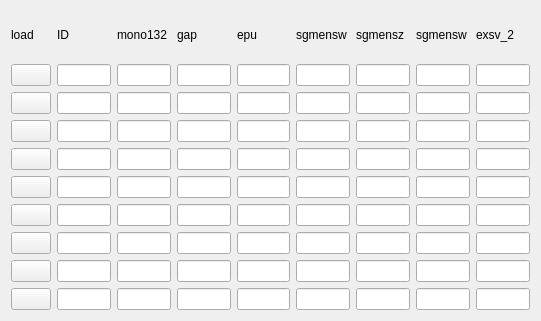
  <widget class="QWidget" name="layoutWidget">
   <property name="geometry">
    <rect>
     <x>10</x>
     <y>10</y>
     <width>541</width>
     <height>321</height>
    </rect>
   </property>
   <layout class="QGridLayout" name="gridLayout_4">
    <item row="3" column="6">
     <widget class="PyDMLineEdit" name="PyDMLineEdit_19">
      <property name="toolTip">
       <string/>
      </property>
     </widget>
    </item>
    <item row="3" column="3">
     <widget class="PyDMLineEdit" name="PyDMLineEdit_26">
      <property name="toolTip">
       <string/>
      </property>
     </widget>
    </item>
    <item row="2" column="0">
     <widget class="PyDMShellCommand" name="PyDMShellCommand">
      <property name="toolTip">
       <string/>
      </property>
     </widget>
    </item>
    <item row="3" column="8">
     <widget class="PyDMLineEdit" name="PyDMLineEdit_40">
      <property name="toolTip">
       <string/>
      </property>
     </widget>
    </item>
    <item row="3" column="4">
     <widget class="PyDMLineEdit" name="PyDMLineEdit_50">
      <property name="toolTip">
       <string/>
      </property>
      <property name="readOnly">
       <bool>true</bool>
      </property>
      <property name="channel" stdset="0">
       <string>ca://SPEC:ID_SV</string>
      </property>
     </widget>
    </item>
    <item row="2" column="4">
     <widget class="PyDMLineEdit" name="PyDMLineEdit_8">
      <property name="toolTip">
       <string/>
      </property>
      <property name="channel" stdset="0">
       <string>ca://SPEC:epu_SV1</string>
      </property>
     </widget>
    </item>
    <item row="0" column="6">
     <widget class="PyDMLabel" name="PyDMLabel_6">
      <property name="toolTip">
       <string/>
      </property>
      <property name="text">
       <string>sgmensz</string>
      </property>
     </widget>
    </item>
    <item row="11" column="7">
     <widget class="PyDMLineEdit" name="PyDMLineEdit_58">
      <property name="toolTip">
       <string/>
      </property>
     </widget>
    </item>
    <item row="2" column="1">
     <widget class="PyDMLineEdit" name="PyDMLineEdit_253">
      <property name="toolTip">
       <string/>
      </property>
      <property name="channel" stdset="0">
       <string>ca://SPEC:mono132_SV_S1</string>
      </property>
     </widget>
    </item>
    <item row="4" column="2">
     <widget class="PyDMLineEdit" name="PyDMLineEdit_33">
      <property name="toolTip">
       <string/>
      </property>
     </widget>
    </item>
    <item row="6" column="8">
     <widget class="PyDMLineEdit" name="PyDMLineEdit_39">
      <property name="toolTip">
       <string/>
      </property>
     </widget>
    </item>
    <item row="4" column="5">
     <widget class="PyDMLineEdit" name="PyDMLineEdit_22">
      <property name="toolTip">
       <string/>
      </property>
     </widget>
    </item>
    <item row="1" column="2">
     <widget class="PyDMLineEdit" name="PyDMLineEdit_13">
      <property name="toolTip">
       <string/>
      </property>
      <property name="channel" stdset="0">
       <string>ca://SPEC:mono132_SV</string>
      </property>
     </widget>
    </item>
    <item row="2" column="6">
     <widget class="PyDMLineEdit" name="PyDMLineEdit_5">
      <property name="toolTip">
       <string/>
      </property>
      <property name="channel" stdset="0">
       <string>ca://SPEC:sgmensz_SV1</string>
      </property>
     </widget>
    </item>
    <item row="6" column="5">
     <widget class="PyDMLineEdit" name="PyDMLineEdit_36">
      <property name="toolTip">
       <string/>
      </property>
     </widget>
    </item>
    <item row="6" column="3">
     <widget class="PyDMLineEdit" name="PyDMLineEdit_34">
      <property name="toolTip">
       <string/>
      </property>
     </widget>
    </item>
    <item row="0" column="0">
     <widget class="PyDMLabel" name="PyDMLabel_4">
      <property name="toolTip">
       <string/>
      </property>
      <property name="text">
       <string>load</string>
      </property>
     </widget>
    </item>
    <item row="6" column="4">
     <widget class="PyDMLineEdit" name="PyDMLineEdit_35">
      <property name="toolTip">
       <string/>
      </property>
     </widget>
    </item>
    <item row="8" column="0">
     <widget class="PyDMShellCommand" name="PyDMShellCommand_9">
      <property name="toolTip">
       <string/>
      </property>
     </widget>
    </item>
    <item row="0" column="7">
     <widget class="PyDMLabel" name="PyDMLabel_7">
      <property name="toolTip">
       <string/>
      </property>
      <property name="text">
       <string>sgmensw</string>
      </property>
     </widget>
    </item>
    <item row="8" column="8">
     <widget class="PyDMLineEdit" name="PyDMLineEdit_48">
      <property name="toolTip">
       <string/>
      </property>
     </widget>
    </item>
    <item row="2" column="5">
     <widget class="PyDMLineEdit" name="PyDMLineEdit_2">
      <property name="toolTip">
       <string/>
      </property>
      <property name="channel" stdset="0">
       <string>ca://SPEC:m1pit_SV1</string>
      </property>
     </widget>
    </item>
    <item row="11" column="3">
     <widget class="PyDMLineEdit" name="PyDMLineEdit_62">
      <property name="toolTip">
       <string/>
      </property>
     </widget>
    </item>
    <item row="8" column="3">
     <widget class="PyDMLineEdit" name="PyDMLineEdit_43">
      <property name="toolTip">
       <string/>
      </property>
     </widget>
    </item>
    <item row="2" column="8">
     <widget class="PyDMLineEdit" name="PyDMLineEdit_7">
      <property name="toolTip">
       <string/>
      </property>
      <property name="channel" stdset="0">
       <string>ca://SPEC:exsv_2_SV1</string>
      </property>
     </widget>
    </item>
    <item row="11" column="2">
     <widget class="PyDMLineEdit" name="PyDMLineEdit_63">
      <property name="toolTip">
       <string/>
      </property>
     </widget>
    </item>
    <item row="5" column="2">
     <widget class="PyDMLineEdit" name="PyDMLineEdit_11">
      <property name="toolTip">
       <string/>
      </property>
     </widget>
    </item>
    <item row="4" column="6">
     <widget class="PyDMLineEdit" name="PyDMLineEdit_23">
      <property name="toolTip">
       <string/>
      </property>
     </widget>
    </item>
    <item row="3" column="0">
     <widget class="PyDMShellCommand" name="PyDMShellCommand_3">
      <property name="toolTip">
       <string/>
      </property>
     </widget>
    </item>
    <item row="8" column="4">
     <widget class="PyDMLineEdit" name="PyDMLineEdit_44">
      <property name="toolTip">
       <string/>
      </property>
     </widget>
    </item>
    <item row="5" column="1">
     <widget class="PyDMLineEdit" name="PyDMLineEdit_261">
      <property name="toolTip">
       <string/>
      </property>
      <property name="channel" stdset="0">
       <string>ca://SPEC:mono132_SV_S2</string>
      </property>
     </widget>
    </item>
    <item row="4" column="0">
     <widget class="PyDMShellCommand" name="PyDMShellCommand_10">
      <property name="toolTip">
       <string/>
      </property>
     </widget>
    </item>
    <item row="3" column="7">
     <widget class="PyDMLineEdit" name="PyDMLineEdit_41">
      <property name="toolTip">
       <string/>
      </property>
     </widget>
    </item>
    <item row="4" column="4">
     <widget class="PyDMLineEdit" name="PyDMLineEdit_21">
      <property name="toolTip">
       <string/>
      </property>
     </widget>
    </item>
    <item row="10" column="5">
     <widget class="PyDMLineEdit" name="PyDMLineEdit_53">
      <property name="toolTip">
       <string/>
      </property>
     </widget>
    </item>
    <item row="3" column="1">
     <widget class="PyDMLineEdit" name="PyDMLineEdit_257">
      <property name="toolTip">
       <string/>
      </property>
      <property name="channel" stdset="0">
       <string>ca://SPEC:mono132_SV_S2</string>
      </property>
     </widget>
    </item>
    <item row="1" column="4">
     <widget class="PyDMLineEdit" name="PyDMLineEdit_3">
      <property name="toolTip">
       <string/>
      </property>
      <property name="channel" stdset="0">
       <string>ca://SPEC:epu_SV</string>
      </property>
     </widget>
    </item>
    <item row="10" column="3">
     <widget class="PyDMLineEdit" name="PyDMLineEdit_51">
      <property name="toolTip">
       <string/>
      </property>
      <property name="channel" stdset="0">
       <string>ca://SPEC:m1pit_SV</string>
      </property>
     </widget>
    </item>
    <item row="10" column="4">
     <widget class="PyDMLineEdit" name="PyDMLineEdit_52">
      <property name="toolTip">
       <string/>
      </property>
      <property name="channel" stdset="0">
       <string>ca://SPEC:m1pit_SV</string>
      </property>
     </widget>
    </item>
    <item row="5" column="6">
     <widget class="PyDMLineEdit" name="PyDMLineEdit_30">
      <property name="toolTip">
       <string/>
      </property>
     </widget>
    </item>
    <item row="2" column="3">
     <widget class="PyDMLineEdit" name="PyDMLineEdit">
      <property name="toolTip">
       <string/>
      </property>
      <property name="channel" stdset="0">
       <string>ca://SPEC:gap_SV1</string>
      </property>
     </widget>
    </item>
    <item row="1" column="6">
     <widget class="PyDMLineEdit" name="PyDMLineEdit_15">
      <property name="toolTip">
       <string/>
      </property>
      <property name="channel" stdset="0">
       <string>ca://SPEC:sgmensz_SV</string>
      </property>
     </widget>
    </item>
    <item row="11" column="6">
     <widget class="PyDMLineEdit" name="PyDMLineEdit_59">
      <property name="toolTip">
       <string/>
      </property>
     </widget>
    </item>
    <item row="5" column="7">
     <widget class="PyDMLineEdit" name="PyDMLineEdit_31">
      <property name="toolTip">
       <string/>
      </property>
     </widget>
    </item>
    <item row="5" column="8">
     <widget class="PyDMLineEdit" name="PyDMLineEdit_32">
      <property name="toolTip">
       <string/>
      </property>
     </widget>
    </item>
    <item row="1" column="0">
     <widget class="PyDMShellCommand" name="PyDMShellCommand_2">
      <property name="toolTip">
       <string/>
      </property>
     </widget>
    </item>
    <item row="10" column="0">
     <widget class="PyDMShellCommand" name="PyDMShellCommand_11">
      <property name="toolTip">
       <string/>
      </property>
     </widget>
    </item>
    <item row="1" column="7">
     <widget class="PyDMLineEdit" name="PyDMLineEdit_16">
      <property name="toolTip">
       <string/>
      </property>
      <property name="channel" stdset="0">
       <string>ca://SPEC:sgmensw_SV</string>
      </property>
     </widget>
    </item>
    <item row="5" column="5">
     <widget class="PyDMLineEdit" name="PyDMLineEdit_29">
      <property name="toolTip">
       <string/>
      </property>
     </widget>
    </item>
    <item row="11" column="5">
     <widget class="PyDMLineEdit" name="PyDMLineEdit_60">
      <property name="toolTip">
       <string/>
      </property>
     </widget>
    </item>
    <item row="11" column="0">
     <widget class="PyDMShellCommand" name="PyDMShellCommand_12">
      <property name="toolTip">
       <string/>
      </property>
     </widget>
    </item>
    <item row="0" column="5">
     <widget class="PyDMLabel" name="PyDMLabel_5">
      <property name="toolTip">
       <string/>
      </property>
      <property name="text">
       <string>sgmensw</string>
      </property>
     </widget>
    </item>
    <item row="6" column="1">
     <widget class="PyDMLineEdit" name="PyDMLineEdit_259">
      <property name="toolTip">
       <string/>
      </property>
      <property name="channel" stdset="0">
       <string>ca://SPEC:mono132_SV_S2</string>
      </property>
     </widget>
    </item>
    <item row="5" column="3">
     <widget class="PyDMLineEdit" name="PyDMLineEdit_27">
      <property name="toolTip">
       <string/>
      </property>
     </widget>
    </item>
    <item row="11" column="4">
     <widget class="PyDMLineEdit" name="PyDMLineEdit_61">
      <property name="toolTip">
       <string/>
      </property>
     </widget>
    </item>
    <item row="1" column="5">
     <widget class="PyDMLineEdit" name="PyDMLineEdit_14">
      <property name="toolTip">
       <string/>
      </property>
      <property name="channel" stdset="0">
       <string>ca://SPEC:m1pit_SV</string>
      </property>
     </widget>
    </item>
    <item row="8" column="7">
     <widget class="PyDMLineEdit" name="PyDMLineEdit_47">
      <property name="toolTip">
       <string/>
      </property>
     </widget>
    </item>
    <item row="6" column="2">
     <widget class="PyDMLineEdit" name="PyDMLineEdit_12">
      <property name="toolTip">
       <string/>
      </property>
     </widget>
    </item>
    <item row="0" column="3">
     <widget class="PyDMLabel" name="PyDMLabel_2">
      <property name="toolTip">
       <string/>
      </property>
      <property name="text">
       <string>gap</string>
      </property>
     </widget>
    </item>
    <item row="4" column="7">
     <widget class="PyDMLineEdit" name="PyDMLineEdit_24">
      <property name="toolTip">
       <string/>
      </property>
     </widget>
    </item>
    <item row="2" column="7">
     <widget class="PyDMLineEdit" name="PyDMLineEdit_6">
      <property name="toolTip">
       <string/>
      </property>
      <property name="channel" stdset="0">
       <string>ca://SPEC:sgmensw_SV1</string>
      </property>
     </widget>
    </item>
    <item row="1" column="1">
     <widget class="PyDMLineEdit" name="PyDMLineEdit_252">
      <property name="toolTip">
       <string/>
      </property>
      <property name="channel" stdset="0">
       <string>ca://SPEC:mono132_SV</string>
      </property>
     </widget>
    </item>
    <item row="10" column="6">
     <widget class="PyDMLineEdit" name="PyDMLineEdit_54">
      <property name="toolTip">
       <string/>
      </property>
     </widget>
    </item>
    <item row="6" column="6">
     <widget class="PyDMLineEdit" name="PyDMLineEdit_37">
      <property name="toolTip">
       <string/>
      </property>
     </widget>
    </item>
    <item row="1" column="3">
     <widget class="PyDMLineEdit" name="PyDMLineEdit_9">
      <property name="toolTip">
       <string/>
      </property>
      <property name="channel" stdset="0">
       <string>ca://SPEC:gap_SV</string>
      </property>
     </widget>
    </item>
    <item row="0" column="4">
     <widget class="PyDMLabel" name="PyDMLabel_3">
      <property name="toolTip">
       <string/>
      </property>
      <property name="text">
       <string>epu</string>
      </property>
     </widget>
    </item>
    <item row="11" column="8">
     <widget class="PyDMLineEdit" name="PyDMLineEdit_57">
      <property name="toolTip">
       <string/>
      </property>
     </widget>
    </item>
    <item row="0" column="2">
     <widget class="PyDMLabel" name="PyDMLabel">
      <property name="toolTip">
       <string/>
      </property>
      <property name="text">
       <string>mono132</string>
      </property>
     </widget>
    </item>
    <item row="10" column="7">
     <widget class="PyDMLineEdit" name="PyDMLineEdit_55">
      <property name="toolTip">
       <string/>
      </property>
     </widget>
    </item>
    <item row="2" column="2">
     <widget class="PyDMLineEdit" name="PyDMLineEdit_4">
      <property name="toolTip">
       <string/>
      </property>
      <property name="channel" stdset="0">
       <string>ca://SPEC:mono132_SV_S1</string>
      </property>
     </widget>
    </item>
    <item row="4" column="8">
     <widget class="PyDMLineEdit" name="PyDMLineEdit_25">
      <property name="toolTip">
       <string/>
      </property>
     </widget>
    </item>
    <item row="5" column="0">
     <widget class="PyDMShellCommand" name="PyDMShellCommand_7">
      <property name="toolTip">
       <string/>
      </property>
     </widget>
    </item>
    <item row="10" column="2">
     <widget class="PyDMLineEdit" name="PyDMLineEdit_49">
      <property name="toolTip">
       <string/>
      </property>
      <property name="readOnly">
       <bool>true</bool>
      </property>
      <property name="channel" stdset="0">
       <string>ca://SPEC:ID_SV0</string>
      </property>
     </widget>
    </item>
    <item row="3" column="5">
     <widget class="PyDMLineEdit" name="PyDMLineEdit_18">
      <property name="toolTip">
       <string/>
      </property>
      <property name="channel" stdset="0">
       <string>ca://SPEC:ID_SV1</string>
      </property>
     </widget>
    </item>
    <item row="5" column="4">
     <widget class="PyDMLineEdit" name="PyDMLineEdit_28">
      <property name="toolTip">
       <string/>
      </property>
     </widget>
    </item>
    <item row="0" column="8">
     <widget class="PyDMLabel" name="PyDMLabel_8">
      <property name="toolTip">
       <string/>
      </property>
      <property name="text">
       <string>exsv_2</string>
      </property>
     </widget>
    </item>
    <item row="4" column="1">
     <widget class="PyDMLineEdit" name="PyDMLineEdit_256">
      <property name="toolTip">
       <string/>
      </property>
      <property name="channel" stdset="0">
       <string>ca://SPEC:mono132_SV_S2</string>
      </property>
     </widget>
    </item>
    <item row="8" column="5">
     <widget class="PyDMLineEdit" name="PyDMLineEdit_45">
      <property name="toolTip">
       <string/>
      </property>
     </widget>
    </item>
    <item row="6" column="0">
     <widget class="PyDMShellCommand" name="PyDMShellCommand_8">
      <property name="toolTip">
       <string/>
      </property>
     </widget>
    </item>
    <item row="10" column="8">
     <widget class="PyDMLineEdit" name="PyDMLineEdit_56">
      <property name="toolTip">
       <string/>
      </property>
     </widget>
    </item>
    <item row="1" column="8">
     <widget class="PyDMLineEdit" name="PyDMLineEdit_17">
      <property name="toolTip">
       <string/>
      </property>
      <property name="channel" stdset="0">
       <string>ca://SPEC:exsv_2_SV</string>
      </property>
     </widget>
    </item>
    <item row="6" column="7">
     <widget class="PyDMLineEdit" name="PyDMLineEdit_38">
      <property name="toolTip">
       <string/>
      </property>
     </widget>
    </item>
    <item row="8" column="2">
     <widget class="PyDMLineEdit" name="PyDMLineEdit_42">
      <property name="toolTip">
       <string/>
      </property>
     </widget>
    </item>
    <item row="0" column="1">
     <widget class="PyDMLabel" name="PyDMLabel_10">
      <property name="toolTip">
       <string/>
      </property>
      <property name="text">
       <string>ID</string>
      </property>
     </widget>
    </item>
    <item row="8" column="6">
     <widget class="PyDMLineEdit" name="PyDMLineEdit_46">
      <property name="toolTip">
       <string/>
      </property>
     </widget>
    </item>
    <item row="3" column="2">
     <widget class="PyDMLineEdit" name="PyDMLineEdit_10">
      <property name="toolTip">
       <string/>
      </property>
      <property name="channel" stdset="0">
       <string>ca://SPEC:mono132_SV_S2</string>
      </property>
     </widget>
    </item>
    <item row="4" column="3">
     <widget class="PyDMLineEdit" name="PyDMLineEdit_20">
      <property name="toolTip">
       <string/>
      </property>
     </widget>
    </item>
    <item row="8" column="1">
     <widget class="PyDMLineEdit" name="PyDMLineEdit_258">
      <property name="toolTip">
       <string/>
      </property>
      <property name="channel" stdset="0">
       <string>ca://SPEC:mono132_SV_S2</string>
      </property>
     </widget>
    </item>
    <item row="10" column="1">
     <widget class="PyDMLineEdit" name="PyDMLineEdit_264">
      <property name="toolTip">
       <string/>
      </property>
      <property name="channel" stdset="0">
       <string>ca://SPEC:mono132_SV_S2</string>
      </property>
     </widget>
    </item>
    <item row="11" column="1">
     <widget class="PyDMLineEdit" name="PyDMLineEdit_265">
      <property name="toolTip">
       <string/>
      </property>
      <property name="channel" stdset="0">
       <string>ca://SPEC:mono132_SV_S2</string>
      </property>
     </widget>
    </item>
   </layout>
  </widget>
